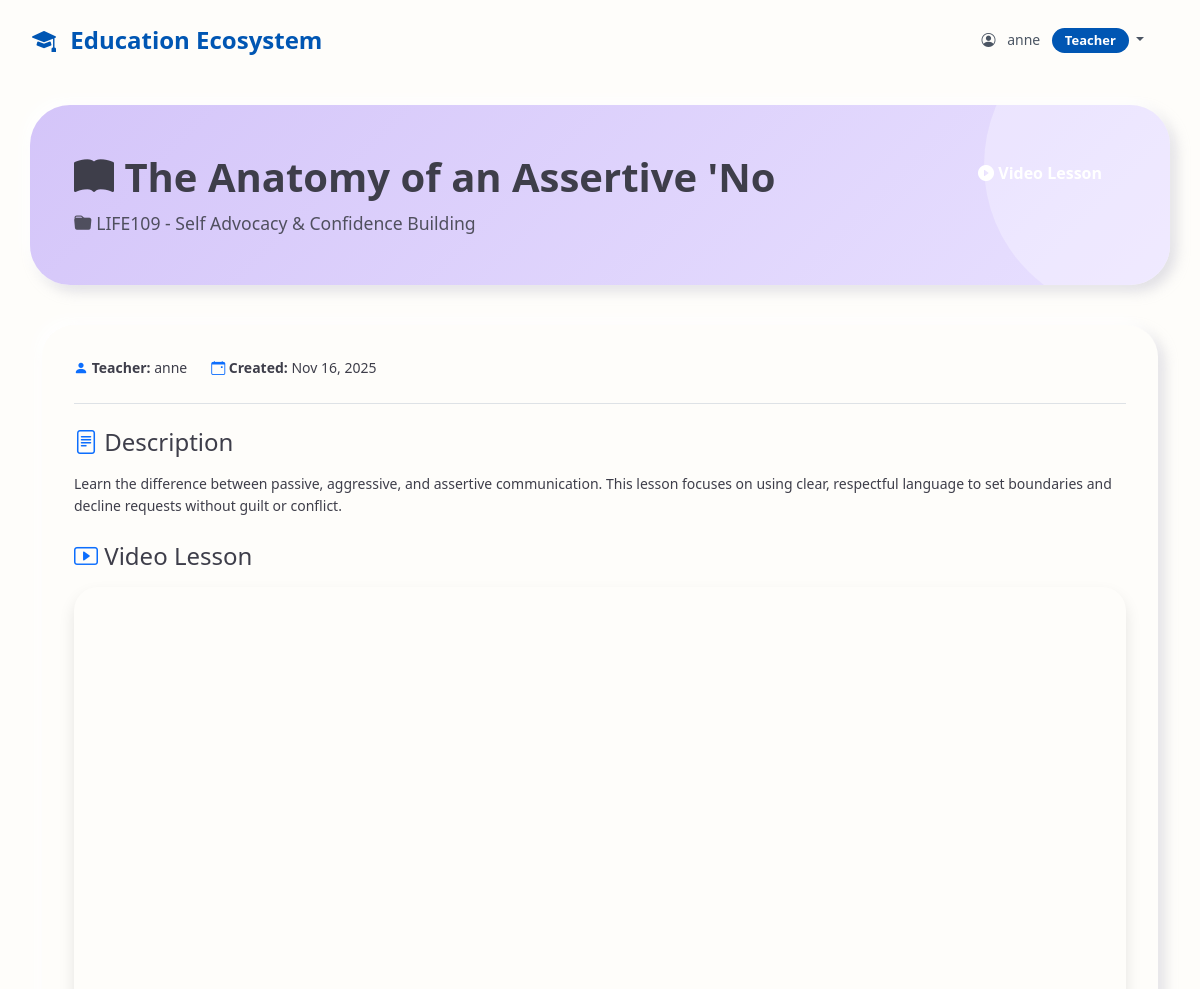
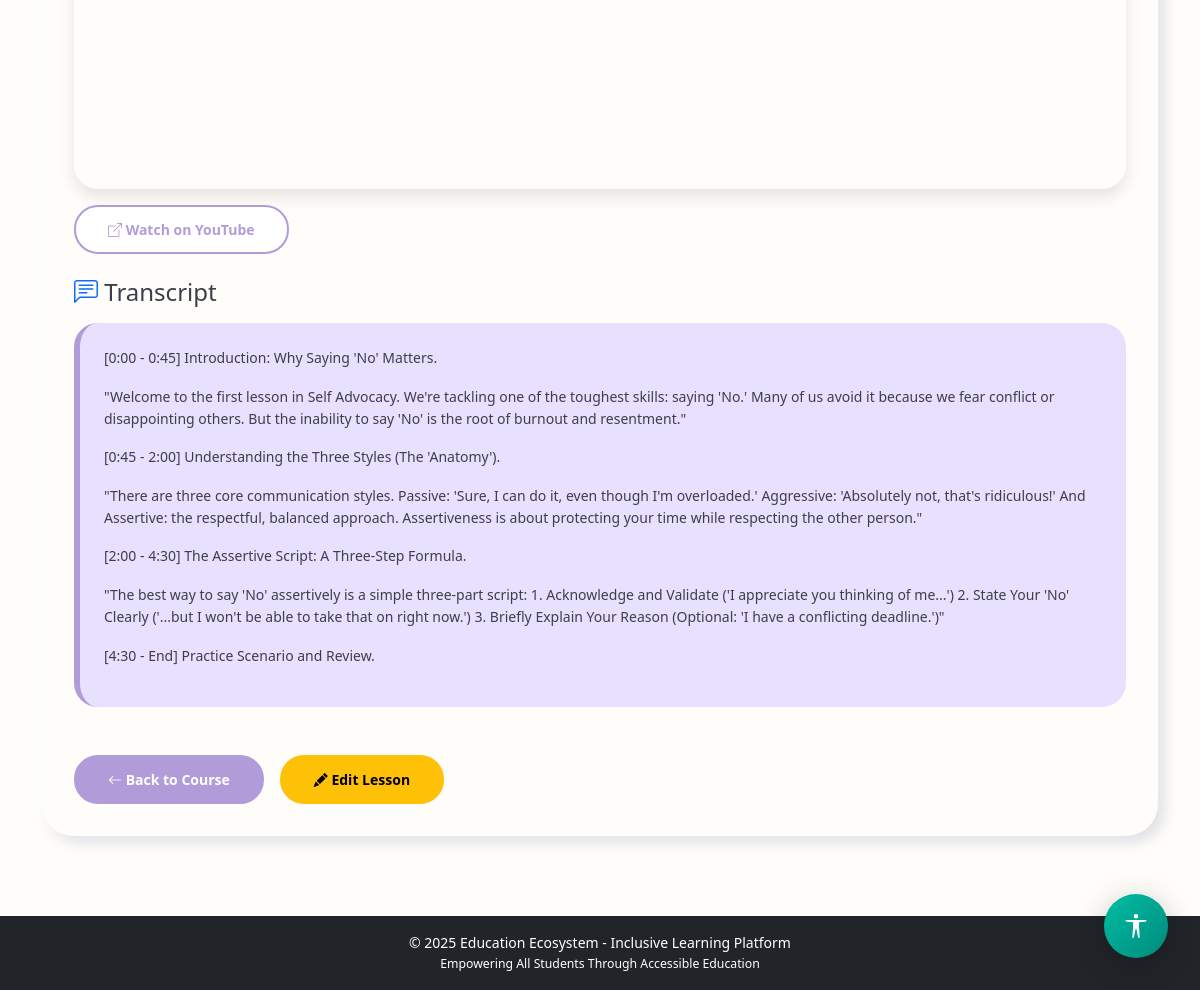
/lessons/3/ (signed in), run on the app's committed database (2 pictures, top to bottom).
### myapp/models.py (models this page shows, shortened)
class Profile(models.Model):
    ROLE_CHOICES = [
        ('admin', 'Admin'),
        ('teacher', 'Teacher'),
        ('student', 'Student'),
        ('parent', 'Parent'),
    ]
    DISABILITY_CHOICES = [
        ('none', 'None'),
        ('visual', 'Visual Impairment'),
        ('hearing', 'Hearing Impairment'),
        ('mobility', 'Mobility Impairment'),
        ('learning', 'Learning Disability'),
        ('multiple', 'Multiple Disabilities'),
    ]
    CONTENT_PREFERENCE = [
        ('text', 'Text'),
        ('audio', 'Audio'),
        ('video', 'Video'),
        ('mixed', 'Mixed'),
    ]
    FONT_SIZE_CHOICES = [
        ('small', 'Small'),
        ('medium', 'Medium'),
        ('large', 'Large'),
    ]
    user = models.OneToOneField(User, on_delete=models.CASCADE, related_name='profile')
    role = models.CharField(max_length=20, choices=ROLE_CHOICES, default='student')
    phone = models.CharField(max_length=15, blank=True, null=True)
    address = models.TextField(blank=True, null=True)
    profile_picture = models.ImageField(upload_to='profile_pics/', blank=True, null=True)
    disability_type = models.CharField(max_length=20, choices=DISABILITY_CHOICES, default='none')
    assistance_required = models.TextField(blank=True, null=True, help_text="Describe any special assistance needed")
    preferred_content_format = models.CharField(max_length=10, choices=CONTENT_PREFERENCE, default='mixed')
    high_contrast_mode = models.BooleanField(default=False)
    font_size = models.CharField(max_length=10, choices=FONT_SIZE_CHOICES, default='medium')
    linked_student = models.ForeignKey(User, on_delete=models.SET_NULL, null=True, blank=True,
                                       related_name='parent_link', limit_choices_to={'profile__role': 'student'})
    created_at = models.DateTimeField(auto_now_add=True)
    updated_at = models.DateTimeField(auto_now=True)
    class Meta:
        ordering = ['-created_at']

class Lesson(models.Model):
    CONTENT_TYPE_CHOICES = [
        ('text', 'Text'),
        ('audio', 'Audio'),
        ('video', 'Video'),
    ]
    course = models.ForeignKey(Course, on_delete=models.CASCADE, related_name='lessons')
    title = models.CharField(max_length=200)
    description = models.TextField()
    content_type = models.CharField(max_length=10, choices=CONTENT_TYPE_CHOICES)
    text_content = models.TextField(blank=True, null=True)
    file = models.FileField(upload_to='lessons/', blank=True, null=True,
                           validators=[FileExtensionValidator(['pdf', 'doc', 'docx', 'txt',
                                                               'mp3', 'wav', 'mp4', 'avi', 'mov'])])
    video_url = models.URLField(blank=True, null=True, help_text="YouTube or external video URL")
    sign_language_video_url = models.URLField(blank=True, null=True,
                                              help_text="Sign language interpretation video URL (YouTube/Vimeo)")
    has_sign_language = models.BooleanField(default=False,
                                            help_text="Check if sign language interpretation is available")
    alt_text = models.TextField(blank=True, null=True, help_text="Alternative text for screen readers")
    transcript = models.TextField(blank=True, null=True, help_text="Transcript for audio/video content")
    order = models.IntegerField(default=0)
    created_at = models.DateTimeField(auto_now_add=True)
    class Meta:
        ordering = ['course', 'order', 'created_at']

class Course(models.Model):
    title = models.CharField(max_length=200)
    description = models.TextField()
    teacher = models.ForeignKey(User, on_delete=models.CASCADE, related_name='courses_taught',
                                limit_choices_to={'profile__role': 'teacher'})
    students = models.ManyToManyField(User, related_name='courses_enrolled', blank=True,
                                      limit_choices_to={'profile__role': 'student'})
    course_code = models.CharField(max_length=20, unique=True)
    created_at = models.DateTimeField(auto_now_add=True)
    updated_at = models.DateTimeField(auto_now=True)
    is_active = models.BooleanField(default=True)
    class Meta:
        ordering = ['-created_at']

### myapp/views.py (the view)
# urls.py: path('lessons/<int:lesson_id>/', views.lesson_detail, name='lesson_detail'),
@login_required
def lesson_detail(request, lesson_id):
    lesson = get_object_or_404(Lesson, id=lesson_id)
    youtube_id = None
    if lesson.video_url:
        import re
        url = lesson.video_url.strip()
        patterns = [
            r'(?:https?://)?(?:www\.)?youtube\.com/watch\?v=([a-zA-Z0-9_-]{11})',
            r'(?:https?://)?(?:www\.)?youtu\.be/([a-zA-Z0-9_-]{11})',
            r'(?:https?://)?(?:www\.)?youtube\.com/embed/([a-zA-Z0-9_-]{11})',
            r'(?:https?://)?(?:www\.)?youtube\.com/v/([a-zA-Z0-9_-]{11})',
        ]
        for pattern in patterns:
            match = re.search(pattern, url)
            if match:
                youtube_id = match.group(1)
                break
    return render(request, 'lesson_detail.html', {
        'lesson': lesson,
        'youtube_id': youtube_id
    })

### myapp/templates/lesson_detail.html (shortened to what this page needs)
{% extends 'base.html' %}
{% load static %}
{% block extra_css %}
<link rel="stylesheet" href="{% static 'css/dashboard_beautiful.css' %}">
{% endblock %}
{% block content %}
<div class="row dashboard-header">
    <div class="col-12">
        <div class="d-flex justify-content-between align-items-start flex-wrap gap-3">
            <div>
                <h1><i class="bi bi-book-fill"></i> {{ lesson.title }}</h1>
                <p class="text-muted mb-0">
                    <i class="bi bi-folder-fill"></i> {{ lesson.course.course_code }} - {{ lesson.course.title }}
                </p>
            </div>
            <span class="badge badge-content-type" style="font-size: 1rem; padding: 0.75rem 1.5rem;">
                {% if lesson.content_type == 'video' %}
                <i class="bi bi-play-circle-fill"></i> Video Lesson
                {% elif lesson.content_type == 'audio' %}
                <i class="bi bi-music-note-beamed"></i> Audio Lesson
                {% else %}
                <i class="bi bi-file-text-fill"></i> Text Lesson
                {% endif %}
            </span>
        </div>
    </div>
</div>
<div class="row">
    <div class="col-12">
        <div class="section-card">
            <div class="d-flex flex-wrap gap-4 mb-4 pb-4 border-bottom">
                <div>
                    <i class="bi bi-person-fill text-primary"></i>
                    <strong>Teacher:</strong> {{ lesson.course.teacher.get_full_name|default:lesson.course.teacher.username }}
                </div>
                <div>
                    <i class="bi bi-calendar-event text-primary"></i>
                    <strong>Created:</strong> {{ lesson.created_at|date:"M d, Y" }}
                </div>
            </div>
            <div class="mb-4">
                <h4 class="mb-3"><i class="bi bi-file-text text-primary"></i> Description</h4>
                <p>{{ lesson.description }}</p>
            </div>
            {% if lesson.content_type == 'video' %}
            <div class="mb-4">
                <h4 class="mb-3"><i class="bi bi-play-btn text-primary"></i> Video Lesson</h4>
                {% if youtube_id %}
                <div class="ratio ratio-16x9 mb-3" style="border-radius: 24px; overflow: hidden; box-shadow: 0 8px 16px rgba(0,0,0,0.1);">
                    <iframe src="https://www.youtube-nocookie.com/embed/{{ youtube_id }}?rel=0&modestbranding=1"
                            frameborder="0"
                            allowfullscreen
                            allow="accelerometer; autoplay; clipboard-write; encrypted-media; gyroscope; picture-in-picture; web-share"></iframe>
                </div>
                <a href="https://www.youtube.com/watch?v={{ youtube_id }}" target="_blank" class="btn btn-outline-primary">
                    <i class="bi bi-box-arrow-up-right"></i> Watch on YouTube
                </a>
                {% else %}
                <div class="alert alert-info">
                    <i class="bi bi-info-circle"></i> No video content available for this lesson.
                </div>
                {% endif %}
            </div>
            {% endif %}
            {% if lesson.transcript %}
            <div class="mb-4">
                <h4 class="mb-3"><i class="bi bi-chat-left-text text-primary"></i> Transcript</h4>
                <div class="p-4" style="background: #e8e0ff; border-radius: 24px; border-left: 6px solid #b19cd9;">
                    {{ lesson.transcript|linebreaks }}
                </div>
            </div>
            {% endif %}
            <div class="mt-5 d-flex gap-3 flex-wrap">
                <a href="{% url 'course_detail' lesson.course.id %}" class="btn btn-primary">
                    <i class="bi bi-arrow-left"></i> Back to Course
                </a>
                {% if user == lesson.course.teacher %}
                <a href="{% url 'lesson_edit' lesson.id %}" class="btn btn-warning">
                    <i class="bi bi-pencil-fill"></i> Edit Lesson
                </a>
                {% endif %}
            </div>
        </div>
    </div>
</div>
{% endblock %}

### myapp/templates/base.html (shortened to what this page needs)
<!DOCTYPE html>
<html lang="en">
<head>
    <link href="https://cdn.jsdelivr.net/npm/bootstrap@5.3.0/dist/css/bootstrap.min.css" rel="stylesheet">
    <link rel="stylesheet" href="https://cdn.jsdelivr.net/npm/bootstrap-icons@1.11.0/font/bootstrap-icons.css">
    {% load static %}
    <link rel="stylesheet" href="{% static 'css/style.css' %}?v=15.0">
    <link rel="stylesheet" href="{% static 'css/dashboard_beautiful.css' %}?v=15.0">
    {% block extra_css %}{% endblock %}
</head>
<body {% if user.is_authenticated and user.profile.high_contrast_mode %}class="high-contrast"{% endif %}
      data-font-size="{% if user.is_authenticated %}{{ user.profile.font_size }}{% else %}medium{% endif %}"
      data-disability-type="{% if user.is_authenticated %}{{ user.profile.disability_type }}{% else %}none{% endif %}">
    {% if user.is_authenticated %}
    <nav class="navbar navbar-expand-lg navbar-main">
        <div class="container-fluid">
            <a class="navbar-brand" href="{% url 'dashboard' %}">
                <i class="bi bi-mortarboard-fill"></i> Education Ecosystem
            </a>
            <div class="navbar-nav ms-auto">
                <div class="nav-item dropdown">
                    <a class="nav-link dropdown-toggle" href="#" role="button" data-bs-toggle="dropdown">
                        <i class="bi bi-person-circle me-2"></i> {{ user.username }}
                        <span class="badge badge-role ms-2">{{ user.profile.get_role_display }}</span>
                    </a>
                </div>
            </div>
        </div>
    </nav>
    {% endif %}
    <main class="container my-4">
        {% block content %}{% endblock %}
    </main>
    {% if user.is_authenticated %}
    <div class="accessibility-toolbar">
        <button class="accessibility-toggle-btn" id="accessibilityToggle" title="Accessibility Options">
            <i class="bi bi-universal-access"></i>
        </button>
    </div>
    {% endif %}
    <footer class="bg-dark text-white text-center py-3 mt-5">
        <p class="mb-0">&copy; 2025 Education Ecosystem - Inclusive Learning Platform</p>
        <p class="mb-0 small">Empowering All Students Through Accessible Education</p>
    </footer>
    {% load static %}
</body>
</html>

### myapp/static/css/style.css (style rules this page uses)
:root { --primary-blue: #1565C0; --primary-dark: #0D47A1; --primary-light: #42A5F5; --accent-emerald: #00BFA5; --accent-light: #64FFDA; --accent-dark: #00897B; --neutral-white: #FFFFFF; --neutral-light: #FAFBFC; --neutral-gray: #E3E8EF; --neutral-dark: #455A64; --text-dark: #263238; --text-light: #78909C; --success: #00C853; --warning: #FF9100; --danger: #FF5252; --info: #2979FF; --shadow-sm: 0 2px 8px rgba(0, 0, 0, 0.15); --shadow-md: 0 4px 16px rgba(0, 0, 0, 0.2); --shadow-lg: 0 8px 32px rgba(0, 0, 0, 0.25); --radius-sm: 8px; --radius-md: 12px; --radius-lg: 16px; }
body { font-family: 'Inter', 'Segoe UI', system-ui, sans-serif; background: linear-gradient(135deg, var(--neutral-light) 0%, #f0f4f8 100%); color: var(--text-dark); line-height: 1.7; min-height: 100vh; transition: all 0.3s ease; }
body[data-font-size="small"] { font-size: 14px; }
.navbar-main { background: transparent; box-shadow: none; padding: 1rem 0; position: sticky; top: 0; z-index: 1000; border-bottom: none; }
.navbar-brand { font-weight: 700; font-size: 1.5rem; color: #0056b3 !important; transition: all 0.3s ease; }
.navbar-brand i { margin-right: 0.5rem; }
.nav-link { color: #4b5563 !important; font-weight: 500; padding: 0.75rem 1.25rem !important; border-radius: 8px; transition: all 0.3s ease; margin: 0 0.25rem; }
.badge-role { background: #0056b3; color: white; padding: 0.375rem 0.75rem; border-radius: 6px; font-weight: 600; font-size: 0.75rem; }
.btn { border: none; border-radius: var(--radius-sm); padding: 0.875rem 1.5rem; font-weight: 600; transition: all 0.3s cubic-bezier(0.4, 0, 0.2, 1); position: relative; overflow: hidden; }
.btn::before { content: ''; position: absolute; top: 50%; left: 50%; width: 0; height: 0; background: rgba(255, 255, 255, 0.2); border-radius: 50%; transform: translate(-50%, -50%); transition: width 0.6s, height 0.6s; }
.btn-primary { background: linear-gradient(135deg, var(--primary-blue), var(--primary-dark)); color: var(--neutral-white); }
.btn-outline-primary { background: transparent; border: 2px solid var(--primary-blue); color: var(--primary-blue); }
.badge { padding: 0.5rem 1rem; border-radius: 20px; font-weight: 600; font-size: 0.75rem; }
.accessibility-toolbar { position: fixed; bottom: 2rem; right: 2rem; z-index: 1050; }
.accessibility-toggle-btn { width: 64px; height: 64px; background: linear-gradient(135deg, var(--accent-emerald), var(--accent-dark)); border: none; border-radius: 50%; color: white; font-size: 1.5rem; box-shadow: var(--shadow-lg); transition: all 0.4s cubic-bezier(0.4, 0, 0.2, 1); cursor: pointer; }

### data on the page
Lesson: title "The Anatomy of an Assertive 'No", course.course_code "LIFE109", course "Self Advocacy & Confidence Building", course.teacher.get_full_name "anne", created_at "Nov 16, 2025", description "Learn the difference between passive, aggressive, and assertive communication. This lesson focuses on using clear, respectful language to set boundaries and decline requests without guilt or conflict.", transcript "[0:00 - 0:45] Introduction: Why Saying 'No' Matters. \"Welcome to the first lesson in Self Advocacy. We're tackling one of the toughest skills: saying 'No.' Many of us avoid it because we fear conflict or disappointing others. But the inability to say 'No' is the root of burnout and resentment.\" [0:45 - 2:00] Understanding the Three Styles (The 'Anatomy'). \"There are three core communication styles. Passive: 'Sure, I can do it, even though I'm overloaded.' Aggressive: 'Absolutely not, that's ridiculous!' And Assertive: the respectful, balanced approach. Assertiveness is about protecting your time while respecting the other person.\" [2:00 - 4:30] The Assertive Script: A Three-Step Formula.…"

### other printed values
{{ user.username }} "anne"
{{ user.profile.get_role_display }} "Teacher"
